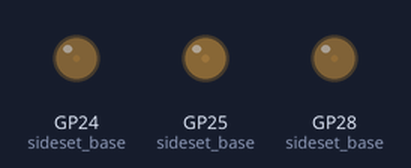
The program below on a simulated Raspberry Pi Pico running MicroPython. On the bench: output pins drawn as LEDs (lit = HIGH).

Above: at 0.05 s.
At 1.05 s:
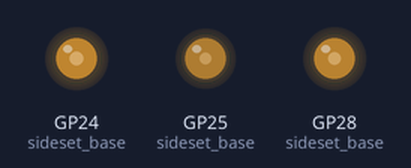
At 2.0 s:
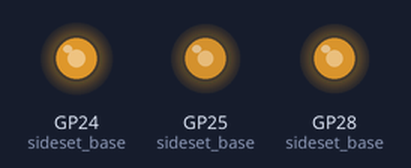
At 2.95 s:
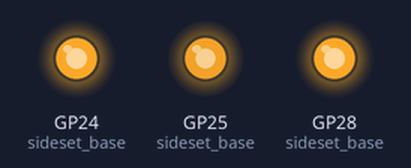
At 3.5 s:
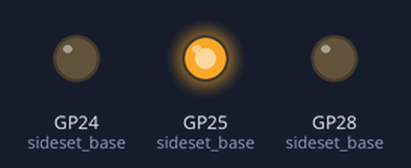
At 3.95 s:
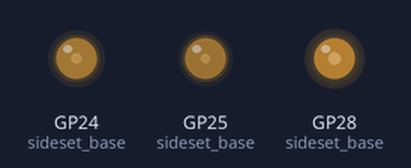
Timing chart, 0 to 5.5 s (numbered marks = the images above):
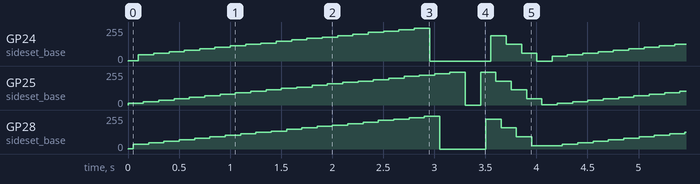

The program:

pio_pwm.py
```python
# Example of using PIO for PWM, and fading the brightness of an LED
# for a more wrapped-up examples, see https://github.com/raspberrypi/pico-micropython-examples/blob/master/pio/pio_pwm.py

from machine import Pin
from rp2 import PIO, StateMachine, asm_pio
from time import sleep
max_count=225

@asm_pio(sideset_init=PIO.OUT_LOW)
def pwm_prog():
    pull(noblock) .side(0)
    mov(x, osr) # Keep most recent pull data stashed in X, for recycling by noblock
    mov(y, isr) # ISR must be preloaded with PWM count max
    label("pwmloop")
    jmp(x_not_y, "skip")
    nop()         .side(1)
    label("skip")
    jmp(y_dec, "pwmloop")


pwm_sm = StateMachine(0, pwm_prog, freq=10000000, sideset_base=Pin(25))
pwm_sm2 = StateMachine(1, pwm_prog, freq=10000000, sideset_base=Pin(28))
pwm_sm3 = StateMachine(2, pwm_prog, freq=10000000, sideset_base=Pin(24))

pwm_sm.put(max_count)
pwm_sm.exec("pull()")
pwm_sm.exec("mov(isr, osr)")
pwm_sm.active(1)
pwm_sm2.put(max_count)
pwm_sm2.exec("pull()")
pwm_sm2.exec("mov(isr, osr)")
pwm_sm2.active(1)
pwm_sm3.put(max_count)
pwm_sm3.exec("pull()")
pwm_sm3.exec("mov(isr, osr)")
pwm_sm3.active(1)
x = 0
sT = 0.05
while True:
    while True:
        while x < max_count:
            x = x + 10
            pwm_sm.put(x)
            sleep(sT)
            pwm_sm2.put(x+20)
            sleep(sT)
            pwm_sm3.put(x+30)
            sleep(sT)
        while x > 0:
            x = x - 10
            pwm_sm.put(x)
            x = x - 20
            sleep(sT)
            pwm_sm2.put(x)
            x = x - 30
            sleep(sT)
            pwm_sm3.put(x)
            sleep(sT)
```

Measured:
- by itself, GP25 (sideset_base), GP28 (sideset_base): moves between 0/255 and 247/255, repeating every 4.2 s
